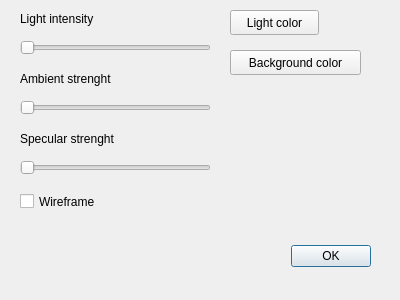
<?xml version="1.0" encoding="UTF-8"?>
<ui version="4.0">
 <class>RenderSettings</class>
 <widget class="QDialog" name="RenderSettings">
  <property name="geometry">
   <rect>
    <x>0</x>
    <y>0</y>
    <width>400</width>
    <height>300</height>
   </rect>
  </property>
  <property name="cursor">
   <cursorShape>ArrowCursor</cursorShape>
  </property>
  <property name="windowTitle">
   <string>Render Settings</string>
  </property>
  <widget class="QDialogButtonBox" name="buttonBox">
   <property name="geometry">
    <rect>
     <x>30</x>
     <y>240</y>
     <width>341</width>
     <height>32</height>
    </rect>
   </property>
   <property name="orientation">
    <enum>Qt::Horizontal</enum>
   </property>
   <property name="standardButtons">
    <set>QDialogButtonBox::Ok</set>
   </property>
  </widget>
  <widget class="QLabel" name="label">
   <property name="geometry">
    <rect>
     <x>20</x>
     <y>10</y>
     <width>111</width>
     <height>17</height>
    </rect>
   </property>
   <property name="text">
    <string>Light intensity</string>
   </property>
  </widget>
  <widget class="QSlider" name="intensitySlider">
   <property name="geometry">
    <rect>
     <x>20</x>
     <y>40</y>
     <width>191</width>
     <height>16</height>
    </rect>
   </property>
   <property name="orientation">
    <enum>Qt::Horizontal</enum>
   </property>
  </widget>
  <widget class="QLabel" name="label_2">
   <property name="geometry">
    <rect>
     <x>20</x>
     <y>70</y>
     <width>131</width>
     <height>17</height>
    </rect>
   </property>
   <property name="text">
    <string>Ambient strenght</string>
   </property>
  </widget>
  <widget class="QSlider" name="ambientSlider">
   <property name="geometry">
    <rect>
     <x>20</x>
     <y>100</y>
     <width>191</width>
     <height>16</height>
    </rect>
   </property>
   <property name="orientation">
    <enum>Qt::Horizontal</enum>
   </property>
  </widget>
  <widget class="QLabel" name="label_3">
   <property name="geometry">
    <rect>
     <x>20</x>
     <y>130</y>
     <width>131</width>
     <height>17</height>
    </rect>
   </property>
   <property name="text">
    <string>Specular strenght</string>
   </property>
  </widget>
  <widget class="QSlider" name="specularSlider">
   <property name="geometry">
    <rect>
     <x>20</x>
     <y>160</y>
     <width>191</width>
     <height>16</height>
    </rect>
   </property>
   <property name="orientation">
    <enum>Qt::Horizontal</enum>
   </property>
  </widget>
  <widget class="QCheckBox" name="wireframeCheckBox">
   <property name="geometry">
    <rect>
     <x>20</x>
     <y>190</y>
     <width>92</width>
     <height>23</height>
    </rect>
   </property>
   <property name="text">
    <string>Wireframe</string>
   </property>
  </widget>
  <widget class="QPushButton" name="lightColorButton">
   <property name="geometry">
    <rect>
     <x>230</x>
     <y>10</y>
     <width>89</width>
     <height>25</height>
    </rect>
   </property>
   <property name="text">
    <string>Light color</string>
   </property>
  </widget>
  <widget class="QPushButton" name="backgroundColorButton">
   <property name="geometry">
    <rect>
     <x>230</x>
     <y>50</y>
     <width>131</width>
     <height>25</height>
    </rect>
   </property>
   <property name="text">
    <string>Background color</string>
   </property>
  </widget>
 </widget>
 <resources/>
 <connections>
  <connection>
   <sender>buttonBox</sender>
   <signal>accepted()</signal>
   <receiver>RenderSettings</receiver>
   <slot>accept()</slot>
   <hints>
    <hint type="sourcelabel">
     <x>248</x>
     <y>254</y>
    </hint>
    <hint type="destinationlabel">
     <x>157</x>
     <y>274</y>
    </hint>
   </hints>
  </connection>
  <connection>
   <sender>buttonBox</sender>
   <signal>rejected()</signal>
   <receiver>RenderSettings</receiver>
   <slot>reject()</slot>
   <hints>
    <hint type="sourcelabel">
     <x>316</x>
     <y>260</y>
    </hint>
    <hint type="destinationlabel">
     <x>286</x>
     <y>274</y>
    </hint>
   </hints>
  </connection>
 </connections>
</ui>
